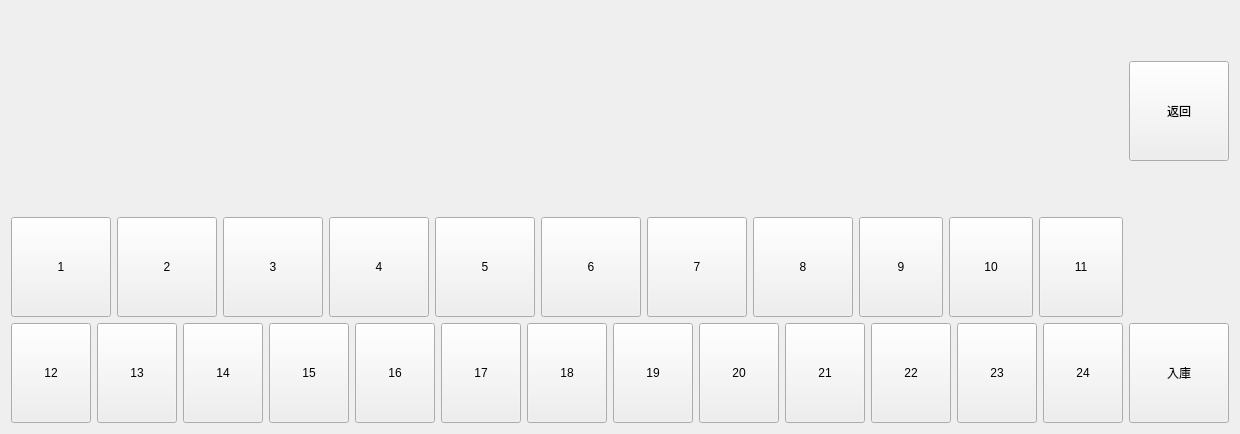
    <widget class="QWidget" name="page_askBoxDownByButton">
     <property name="styleSheet">
      <string notr="true">font: 25 28pt &quot;Microsoft JhengHei&quot;;</string>
     </property>
     <layout class="QGridLayout" name="gridLayout_12">
      <item row="1" column="0">
       <layout class="QHBoxLayout" name="horizontalLayout_7">
        <item>
         <widget class="QPushButton" name="btn_background_askBoxDownByBtn_box1">
          <property name="sizePolicy">
           <sizepolicy hsizetype="Minimum" vsizetype="Fixed">
            <horstretch>0</horstretch>
            <verstretch>0</verstretch>
           </sizepolicy>
          </property>
          <property name="minimumSize">
           <size>
            <width>100</width>
            <height>100</height>
           </size>
          </property>
          <property name="text">
           <string>1</string>
          </property>
         </widget>
        </item>
        <item>
         <widget class="QPushButton" name="btn_background_askBoxDownByBtn_box2">
          <property name="sizePolicy">
           <sizepolicy hsizetype="Minimum" vsizetype="Fixed">
            <horstretch>0</horstretch>
            <verstretch>0</verstretch>
           </sizepolicy>
          </property>
          <property name="minimumSize">
           <size>
            <width>100</width>
            <height>100</height>
           </size>
          </property>
          <property name="text">
           <string>2</string>
          </property>
         </widget>
        </item>
        <item>
         <widget class="QPushButton" name="btn_background_askBoxDownByBtn_box3">
          <property name="minimumSize">
           <size>
            <width>100</width>
            <height>100</height>
           </size>
          </property>
          <property name="text">
           <string>3</string>
          </property>
         </widget>
        </item>
        <item>
         <widget class="QPushButton" name="btn_background_askBoxDownByBtn_box4">
          <property name="minimumSize">
           <size>
            <width>100</width>
            <height>100</height>
           </size>
          </property>
          <property name="text">
           <string>4</string>
          </property>
         </widget>
        </item>
        <item>
         <widget class="QPushButton" name="btn_background_askBoxDownByBtn_box5">
          <property name="minimumSize">
           <size>
            <width>100</width>
            <height>100</height>
           </size>
          </property>
          <property name="text">
           <string>5</string>
          </property>
         </widget>
        </item>
        <item>
         <widget class="QPushButton" name="btn_background_askBoxDownByBtn_box6">
          <property name="minimumSize">
           <size>
            <width>100</width>
            <height>100</height>
           </size>
          </property>
          <property name="text">
           <string>6</string>
          </property>
         </widget>
        </item>
        <item>
         <widget class="QPushButton" name="btn_background_askBoxDownByBtn_box7">
          <property name="minimumSize">
           <size>
            <width>100</width>
            <height>100</height>
           </size>
          </property>
          <property name="text">
           <string>7</string>
          </property>
         </widget>
        </item>
        <item>
         <widget class="QPushButton" name="btn_background_askBoxDownByBtn_box8">
          <property name="minimumSize">
           <size>
            <width>100</width>
            <height>100</height>
           </size>
          </property>
          <property name="text">
           <string>8</string>
          </property>
         </widget>
        </item>
        <item>
         <widget class="QPushButton" name="btn_background_askBoxDownByBtn_box9">
          <property name="minimumSize">
           <size>
            <width>0</width>
            <height>100</height>
           </size>
          </property>
          <property name="text">
           <string>9</string>
          </property>
         </widget>
        </item>
        <item>
         <widget class="QPushButton" name="btn_background_askBoxDownByBtn_box10">
          <property name="sizePolicy">
           <sizepolicy hsizetype="Minimum" vsizetype="Fixed">
            <horstretch>0</horstretch>
            <verstretch>100</verstretch>
           </sizepolicy>
          </property>
          <property name="minimumSize">
           <size>
            <width>0</width>
            <height>100</height>
           </size>
          </property>
          <property name="text">
           <string>10</string>
          </property>
         </widget>
        </item>
        <item>
         <widget class="QPushButton" name="btn_background_askBoxDownByBtn_box11">
          <property name="minimumSize">
           <size>
            <width>0</width>
            <height>100</height>
           </size>
          </property>
          <property name="text">
           <string>11</string>
          </property>
         </widget>
        </item>
       </layout>
      </item>
      <item row="2" column="0">
       <layout class="QHBoxLayout" name="horizontalLayout_9">
        <item>
         <widget class="QPushButton" name="btn_background_askBoxDownByBtn_box12">
          <property name="minimumSize">
           <size>
            <width>0</width>
            <height>100</height>
           </size>
          </property>
          <property name="text">
           <string>12</string>
          </property>
         </widget>
        </item>
        <item>
         <widget class="QPushButton" name="btn_background_askBoxDownByBtn_box13">
          <property name="minimumSize">
           <size>
            <width>0</width>
            <height>100</height>
           </size>
          </property>
          <property name="text">
           <string>13</string>
          </property>
         </widget>
        </item>
        <item>
         <widget class="QPushButton" name="btn_background_askBoxDownByBtn_box14">
          <property name="minimumSize">
           <size>
            <width>0</width>
            <height>100</height>
           </size>
          </property>
          <property name="text">
           <string>14</string>
          </property>
         </widget>
        </item>
        <item>
         <widget class="QPushButton" name="btn_background_askBoxDownByBtn_box15">
          <property name="minimumSize">
           <size>
            <width>0</width>
            <height>100</height>
           </size>
          </property>
          <property name="text">
           <string>15</string>
          </property>
         </widget>
        </item>
        <item>
         <widget class="QPushButton" name="btn_background_askBoxDownByBtn_box16">
          <property name="minimumSize">
           <size>
            <width>0</width>
            <height>100</height>
           </size>
          </property>
          <property name="text">
           <string>16</string>
          </property>
         </widget>
        </item>
        <item>
         <widget class="QPushButton" name="btn_background_askBoxDownByBtn_box17">
          <property name="minimumSize">
           <size>
            <width>0</width>
            <height>100</height>
           </size>
          </property>
          <property name="text">
           <string>17</string>
          </property>
         </widget>
        </item>
        <item>
         <widget class="QPushButton" name="btn_background_askBoxDownByBtn_box18">
          <property name="minimumSize">
           <size>
            <width>0</width>
            <height>100</height>
           </size>
          </property>
          <property name="text">
           <string>18</string>
          </property>
         </widget>
        </item>
        <item>
         <widget class="QPushButton" name="btn_background_askBoxDownByBtn_box19">
          <property name="minimumSize">
           <size>
            <width>0</width>
            <height>100</height>
           </size>
          </property>
          <property name="text">
           <string>19</string>
          </property>
         </widget>
        </item>
        <item>
         <widget class="QPushButton" name="btn_background_askBoxDownByBtn_box20">
          <property name="minimumSize">
           <size>
            <width>0</width>
            <height>100</height>
           </size>
          </property>
          <property name="text">
           <string>20</string>
          </property>
         </widget>
        </item>
        <item>
         <widget class="QPushButton" name="btn_background_askBoxDownByBtn_box21">
          <property name="minimumSize">
           <size>
            <width>0</width>
            <height>100</height>
           </size>
          </property>
          <property name="text">
           <string>21</string>
          </property>
         </widget>
        </item>
        <item>
         <widget class="QPushButton" name="btn_background_askBoxDownByBtn_box22">
          <property name="minimumSize">
           <size>
            <width>0</width>
            <height>100</height>
           </size>
          </property>
          <property name="text">
           <string>22</string>
          </property>
         </widget>
        </item>
        <item>
         <widget class="QPushButton" name="btn_background_askBoxDownByBtn_box23">
          <property name="minimumSize">
           <size>
            <width>0</width>
            <height>100</height>
           </size>
          </property>
          <property name="text">
           <string>23</string>
          </property>
         </widget>
        </item>
        <item>
         <widget class="QPushButton" name="btn_background_askBoxDownByBtn_box24">
          <property name="minimumSize">
           <size>
            <width>0</width>
            <height>100</height>
           </size>
          </property>
          <property name="text">
           <string>24</string>
          </property>
         </widget>
        </item>
       </layout>
      </item>
      <item row="0" column="0">
       <spacer name="verticalSpacer_10">
        <property name="orientation">
         <enum>Qt::Vertical</enum>
        </property>
        <property name="sizeType">
         <enum>QSizePolicy::Fixed</enum>
        </property>
        <property name="sizeHint" stdset="0">
         <size>
          <width>20</width>
          <height>200</height>
         </size>
        </property>
       </spacer>
      </item>
      <item row="0" column="1">
       <widget class="QPushButton" name="btn_background_askBoxDownByBtn_back">
        <property name="sizePolicy">
         <sizepolicy hsizetype="Fixed" vsizetype="Fixed">
          <horstretch>0</horstretch>
          <verstretch>0</verstretch>
         </sizepolicy>
        </property>
        <property name="minimumSize">
         <size>
          <width>100</width>
          <height>100</height>
         </size>
        </property>
        <property name="text">
         <string>返回</string>
        </property>
       </widget>
      </item>
      <item row="2" column="1">
       <widget class="QPushButton" name="btn_background_askBoxDownByBtn_store">
        <property name="minimumSize">
         <size>
          <width>100</width>
          <height>100</height>
         </size>
        </property>
        <property name="text">
         <string>入庫</string>
        </property>
       </widget>
      </item>
     </layout>
    </widget>
